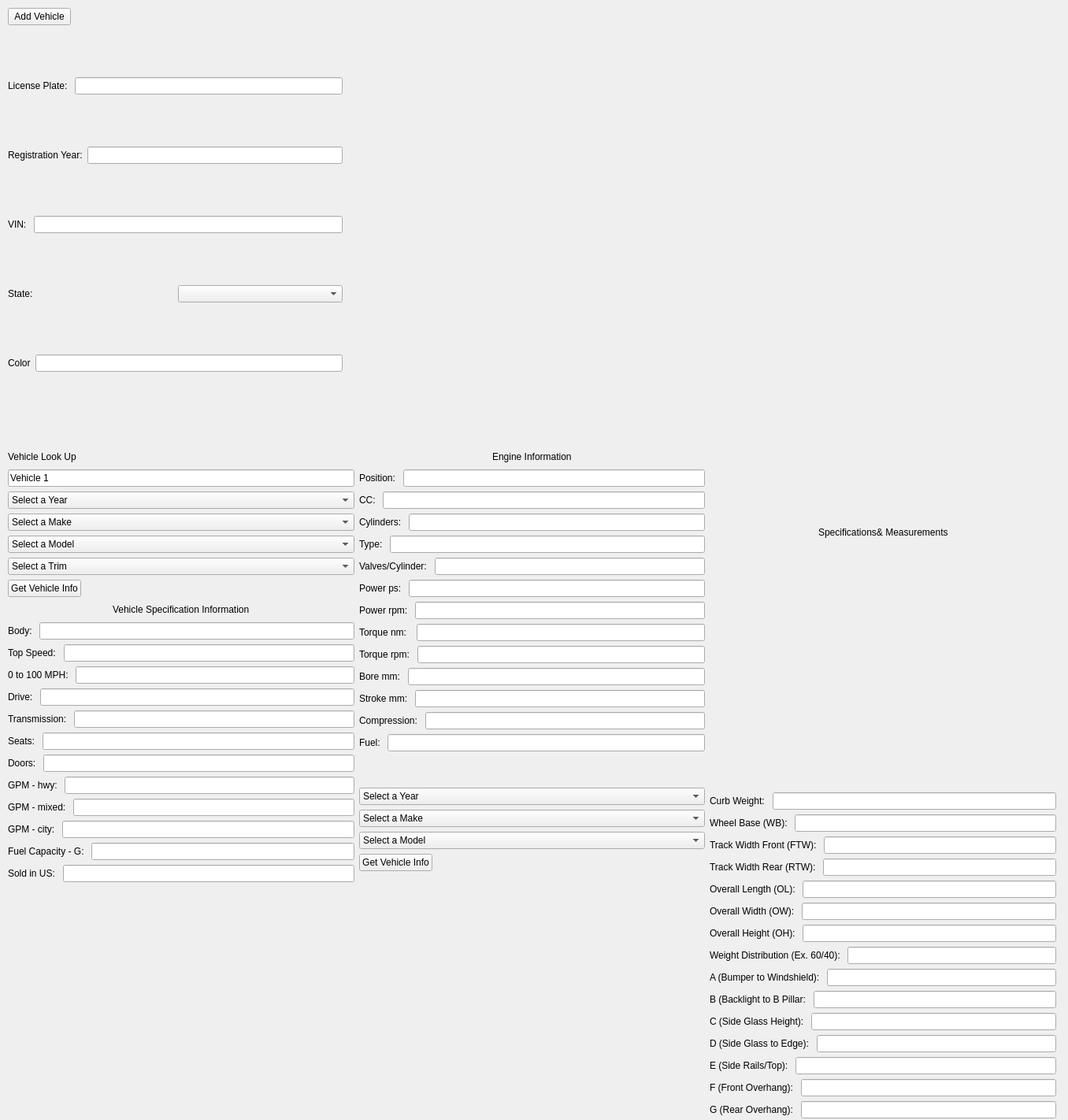
<?xml version="1.0" encoding="UTF-8"?>
<ui version="4.0">
 <class>VehicleLookUp_UI</class>
 <widget class="QWidget" name="VehicleLookUp_UI">
  <property name="geometry">
   <rect>
    <x>0</x>
    <y>0</y>
    <width>1356</width>
    <height>1422</height>
   </rect>
  </property>
  <property name="minimumSize">
   <size>
    <width>0</width>
    <height>0</height>
   </size>
  </property>
  <property name="windowTitle">
   <string>Form</string>
  </property>
  <widget class="QWidget" name="verticalLayoutWidget_2">
   <property name="geometry">
    <rect>
     <x>10</x>
     <y>10</y>
     <width>1331</width>
     <height>526</height>
    </rect>
   </property>
   <layout class="QVBoxLayout" name="verticalLayout_3">
    <item>
     <layout class="QHBoxLayout" name="horizontalLayout_8">
      <item>
       <widget class="QPushButton" name="AddVehicleButton">
        <property name="text">
         <string>Add Vehicle</string>
        </property>
       </widget>
      </item>
      <item>
       <spacer name="horizontalSpacer_2">
        <property name="orientation">
         <enum>Qt::Horizontal</enum>
        </property>
        <property name="sizeHint" stdset="0">
         <size>
          <width>40</width>
          <height>20</height>
         </size>
        </property>
       </spacer>
      </item>
     </layout>
    </item>
    <item>
     <layout class="QHBoxLayout" name="horizontalLayout_2">
      <item>
       <layout class="QVBoxLayout" name="verticalLayout_2">
        <item>
         <layout class="QHBoxLayout" name="horizontalLayout_3">
          <item>
           <widget class="QLabel" name="LicensePlate">
            <property name="text">
             <string>License Plate: </string>
            </property>
           </widget>
          </item>
          <item>
           <widget class="QLineEdit" name="LicensePlateLineEdit"/>
          </item>
         </layout>
        </item>
        <item>
         <layout class="QHBoxLayout" name="horizontalLayout_4">
          <item>
           <widget class="QLabel" name="RegistrationYear">
            <property name="text">
             <string>Registration Year:</string>
            </property>
           </widget>
          </item>
          <item>
           <widget class="QLineEdit" name="RegistrationYearLineEdit"/>
          </item>
         </layout>
        </item>
        <item>
         <layout class="QHBoxLayout" name="horizontalLayout_5">
          <item>
           <widget class="QLabel" name="VIN">
            <property name="text">
             <string>VIN: </string>
            </property>
           </widget>
          </item>
          <item>
           <widget class="QLineEdit" name="VINLineEdit"/>
          </item>
         </layout>
        </item>
        <item>
         <layout class="QHBoxLayout" name="horizontalLayout_6">
          <item>
           <widget class="QLabel" name="State">
            <property name="text">
             <string>State: </string>
            </property>
           </widget>
          </item>
          <item>
           <widget class="QComboBox" name="StateComboBox"/>
          </item>
         </layout>
        </item>
        <item>
         <layout class="QHBoxLayout" name="horizontalLayout_7">
          <item>
           <widget class="QLabel" name="Color">
            <property name="text">
             <string>Color</string>
            </property>
           </widget>
          </item>
          <item>
           <widget class="QLineEdit" name="ColorLineEdit"/>
          </item>
         </layout>
        </item>
       </layout>
      </item>
      <item>
       <widget class="VehicleWeights" name="VehicleModelWidget" native="true">
        <property name="minimumSize">
         <size>
          <width>900</width>
          <height>485</height>
         </size>
        </property>
       </widget>
      </item>
     </layout>
    </item>
   </layout>
  </widget>
  <widget class="QWidget" name="horizontalLayoutWidget_24">
   <property name="geometry">
    <rect>
     <x>10</x>
     <y>570</y>
     <width>1331</width>
     <height>850</height>
    </rect>
   </property>
   <layout class="QHBoxLayout" name="horizontalLayout_24">
    <item>
     <layout class="QVBoxLayout" name="verticalLayout_6">
      <item>
       <layout class="QVBoxLayout" name="verticalLayout_4">
        <item>
         <layout class="QHBoxLayout" name="horizontalLayout_9">
          <item>
           <widget class="QLabel" name="VehicleLookUp">
            <property name="text">
             <string>Vehicle Look Up</string>
            </property>
           </widget>
          </item>
          <item>
           <spacer name="horizontalSpacer_3">
            <property name="orientation">
             <enum>Qt::Horizontal</enum>
            </property>
            <property name="sizeHint" stdset="0">
             <size>
              <width>40</width>
              <height>20</height>
             </size>
            </property>
           </spacer>
          </item>
         </layout>
        </item>
        <item>
         <widget class="QLineEdit" name="Vehicle1LineEdit">
          <property name="text">
           <string>Vehicle 1</string>
          </property>
         </widget>
        </item>
        <item>
         <widget class="QComboBox" name="YearComboBox">
          <item>
           <property name="text">
            <string>Select a Year</string>
           </property>
          </item>
         </widget>
        </item>
        <item>
         <widget class="QComboBox" name="SelectAMakeComboBox">
          <item>
           <property name="text">
            <string>Select a Make</string>
           </property>
          </item>
         </widget>
        </item>
        <item>
         <widget class="QComboBox" name="SelectAModelComboBox">
          <item>
           <property name="text">
            <string>Select a Model</string>
           </property>
          </item>
         </widget>
        </item>
        <item>
         <widget class="QComboBox" name="SelectATrimComboBox">
          <item>
           <property name="text">
            <string>Select a Trim</string>
           </property>
          </item>
         </widget>
        </item>
        <item>
         <layout class="QHBoxLayout" name="horizontalLayout_10">
          <item>
           <widget class="QPushButton" name="pushButton">
            <property name="text">
             <string>Get Vehicle Info</string>
            </property>
           </widget>
          </item>
          <item>
           <spacer name="horizontalSpacer_4">
            <property name="orientation">
             <enum>Qt::Horizontal</enum>
            </property>
            <property name="sizeHint" stdset="0">
             <size>
              <width>40</width>
              <height>20</height>
             </size>
            </property>
           </spacer>
          </item>
         </layout>
        </item>
       </layout>
      </item>
      <item>
       <layout class="QVBoxLayout" name="verticalLayout_5">
        <item>
         <layout class="QHBoxLayout" name="horizontalLayout_11">
          <item>
           <spacer name="horizontalSpacer_5">
            <property name="orientation">
             <enum>Qt::Horizontal</enum>
            </property>
            <property name="sizeHint" stdset="0">
             <size>
              <width>40</width>
              <height>20</height>
             </size>
            </property>
           </spacer>
          </item>
          <item>
           <widget class="QLabel" name="VehicleSpecificationInformation">
            <property name="text">
             <string>Vehicle Specification Information</string>
            </property>
           </widget>
          </item>
          <item>
           <spacer name="horizontalSpacer_6">
            <property name="orientation">
             <enum>Qt::Horizontal</enum>
            </property>
            <property name="sizeHint" stdset="0">
             <size>
              <width>40</width>
              <height>20</height>
             </size>
            </property>
           </spacer>
          </item>
         </layout>
        </item>
        <item>
         <layout class="QHBoxLayout" name="horizontalLayout_12">
          <item>
           <widget class="QLabel" name="Body">
            <property name="text">
             <string>Body: </string>
            </property>
           </widget>
          </item>
          <item>
           <widget class="QLineEdit" name="BodyLineEdit"/>
          </item>
         </layout>
        </item>
        <item>
         <layout class="QHBoxLayout" name="horizontalLayout_13">
          <item>
           <widget class="QLabel" name="TopSpeed">
            <property name="text">
             <string>Top Speed: </string>
            </property>
           </widget>
          </item>
          <item>
           <widget class="QLineEdit" name="TopSpeedLineEdit"/>
          </item>
         </layout>
        </item>
        <item>
         <layout class="QHBoxLayout" name="horizontalLayout_14">
          <item>
           <widget class="QLabel" name="ZeroTo100MPH">
            <property name="text">
             <string>0 to 100 MPH: </string>
            </property>
           </widget>
          </item>
          <item>
           <widget class="QLineEdit" name="ZeroTo100MPHLineEdit"/>
          </item>
         </layout>
        </item>
        <item>
         <layout class="QHBoxLayout" name="horizontalLayout_15">
          <item>
           <widget class="QLabel" name="Drive">
            <property name="text">
             <string>Drive: </string>
            </property>
           </widget>
          </item>
          <item>
           <widget class="QLineEdit" name="DriveLineEdit"/>
          </item>
         </layout>
        </item>
        <item>
         <layout class="QHBoxLayout" name="horizontalLayout_16">
          <item>
           <widget class="QLabel" name="Transmission">
            <property name="text">
             <string>Transmission: </string>
            </property>
           </widget>
          </item>
          <item>
           <widget class="QLineEdit" name="TransmissionLineEdit"/>
          </item>
         </layout>
        </item>
        <item>
         <layout class="QHBoxLayout" name="horizontalLayout_17">
          <item>
           <widget class="QLabel" name="Seats">
            <property name="text">
             <string>Seats: </string>
            </property>
           </widget>
          </item>
          <item>
           <widget class="QLineEdit" name="SeatsLineEdit"/>
          </item>
         </layout>
        </item>
        <item>
         <layout class="QHBoxLayout" name="horizontalLayout_19">
          <item>
           <widget class="QLabel" name="Doors">
            <property name="text">
             <string>Doors: </string>
            </property>
           </widget>
          </item>
          <item>
           <widget class="QLineEdit" name="DoorsLineEdit"/>
          </item>
         </layout>
        </item>
        <item>
         <layout class="QHBoxLayout" name="horizontalLayout_20">
          <item>
           <widget class="QLabel" name="GPMHwy">
            <property name="text">
             <string>GPM - hwy: </string>
            </property>
           </widget>
          </item>
          <item>
           <widget class="QLineEdit" name="GPMHwyLineEdit"/>
          </item>
         </layout>
        </item>
        <item>
         <layout class="QHBoxLayout" name="horizontalLayout_18">
          <item>
           <widget class="QLabel" name="GPMMixed">
            <property name="text">
             <string>GPM - mixed: </string>
            </property>
           </widget>
          </item>
          <item>
           <widget class="QLineEdit" name="GPMMixedLineEdit"/>
          </item>
         </layout>
        </item>
        <item>
         <layout class="QHBoxLayout" name="horizontalLayout_21">
          <item>
           <widget class="QLabel" name="GPMCity">
            <property name="text">
             <string>GPM - city: </string>
            </property>
           </widget>
          </item>
          <item>
           <widget class="QLineEdit" name="GPMCityLineEdit"/>
          </item>
         </layout>
        </item>
        <item>
         <layout class="QHBoxLayout" name="horizontalLayout_22">
          <item>
           <widget class="QLabel" name="FuelCapacity">
            <property name="text">
             <string>Fuel Capacity - G: </string>
            </property>
           </widget>
          </item>
          <item>
           <widget class="QLineEdit" name="FuelCapacityLineEdit"/>
          </item>
         </layout>
        </item>
        <item>
         <layout class="QHBoxLayout" name="horizontalLayout_23">
          <item>
           <widget class="QLabel" name="SoldInUS">
            <property name="text">
             <string>Sold in US: </string>
            </property>
           </widget>
          </item>
          <item>
           <widget class="QLineEdit" name="SoldInUSLineEdit"/>
          </item>
         </layout>
        </item>
       </layout>
      </item>
      <item>
       <spacer name="verticalSpacer">
        <property name="orientation">
         <enum>Qt::Vertical</enum>
        </property>
        <property name="sizeHint" stdset="0">
         <size>
          <width>20</width>
          <height>40</height>
         </size>
        </property>
       </spacer>
      </item>
     </layout>
    </item>
    <item>
     <layout class="QVBoxLayout" name="verticalLayout_7">
      <item>
       <layout class="QHBoxLayout" name="horizontalLayout_25">
        <item>
         <spacer name="horizontalSpacer_7">
          <property name="orientation">
           <enum>Qt::Horizontal</enum>
          </property>
          <property name="sizeHint" stdset="0">
           <size>
            <width>40</width>
            <height>20</height>
           </size>
          </property>
         </spacer>
        </item>
        <item>
         <widget class="QLabel" name="EngineInformation">
          <property name="text">
           <string>Engine Information</string>
          </property>
         </widget>
        </item>
        <item>
         <spacer name="horizontalSpacer_8">
          <property name="orientation">
           <enum>Qt::Horizontal</enum>
          </property>
          <property name="sizeHint" stdset="0">
           <size>
            <width>40</width>
            <height>20</height>
           </size>
          </property>
         </spacer>
        </item>
       </layout>
      </item>
      <item>
       <layout class="QHBoxLayout" name="horizontalLayout_26">
        <item>
         <widget class="QLabel" name="Position">
          <property name="text">
           <string>Position: </string>
          </property>
         </widget>
        </item>
        <item>
         <widget class="QLineEdit" name="PositionLineEdit"/>
        </item>
       </layout>
      </item>
      <item>
       <layout class="QHBoxLayout" name="horizontalLayout_28">
        <item>
         <widget class="QLabel" name="CC">
          <property name="text">
           <string>CC: </string>
          </property>
         </widget>
        </item>
        <item>
         <widget class="QLineEdit" name="CCLineEdit"/>
        </item>
       </layout>
      </item>
      <item>
       <layout class="QHBoxLayout" name="horizontalLayout_30">
        <item>
         <widget class="QLabel" name="Cylinders">
          <property name="text">
           <string>Cylinders: </string>
          </property>
         </widget>
        </item>
        <item>
         <widget class="QLineEdit" name="CylindersLineEdit"/>
        </item>
       </layout>
      </item>
      <item>
       <layout class="QHBoxLayout" name="horizontalLayout_27">
        <item>
         <widget class="QLabel" name="Type">
          <property name="text">
           <string>Type: </string>
          </property>
         </widget>
        </item>
        <item>
         <widget class="QLineEdit" name="TypeLineEdit"/>
        </item>
       </layout>
      </item>
      <item>
       <layout class="QHBoxLayout" name="horizontalLayout_29">
        <item>
         <widget class="QLabel" name="ValvesPerCylinder">
          <property name="text">
           <string>Valves/Cylinder: </string>
          </property>
         </widget>
        </item>
        <item>
         <widget class="QLineEdit" name="ValvesPerCylinderLineEdit"/>
        </item>
       </layout>
      </item>
      <item>
       <layout class="QHBoxLayout" name="horizontalLayout_31">
        <item>
         <widget class="QLabel" name="PowerPS">
          <property name="text">
           <string>Power ps: </string>
          </property>
         </widget>
        </item>
        <item>
         <widget class="QLineEdit" name="PowerPSLineEdit"/>
        </item>
       </layout>
      </item>
      <item>
       <layout class="QHBoxLayout" name="horizontalLayout_32">
        <item>
         <widget class="QLabel" name="PowerRPM">
          <property name="text">
           <string>Power rpm: </string>
          </property>
         </widget>
        </item>
        <item>
         <widget class="QLineEdit" name="PowerRPMLineEdit"/>
        </item>
       </layout>
      </item>
      <item>
       <layout class="QHBoxLayout" name="horizontalLayout_33">
        <item>
         <widget class="QLabel" name="TorqueNM">
          <property name="text">
           <string>Torque nm:  </string>
          </property>
         </widget>
        </item>
        <item>
         <widget class="QLineEdit" name="TorqueNMLineEdit"/>
        </item>
       </layout>
      </item>
      <item>
       <layout class="QHBoxLayout" name="horizontalLayout_34">
        <item>
         <widget class="QLabel" name="TorqueRPM">
          <property name="text">
           <string>Torque rpm: </string>
          </property>
         </widget>
        </item>
        <item>
         <widget class="QLineEdit" name="TorqueRPMLineEdit"/>
        </item>
       </layout>
      </item>
      <item>
       <layout class="QHBoxLayout" name="horizontalLayout_35">
        <item>
         <widget class="QLabel" name="BoreMM">
          <property name="text">
           <string>Bore mm: </string>
          </property>
         </widget>
        </item>
        <item>
         <widget class="QLineEdit" name="BoreMMLineEdit"/>
        </item>
       </layout>
      </item>
      <item>
       <layout class="QHBoxLayout" name="horizontalLayout_36">
        <item>
         <widget class="QLabel" name="StrokeMM">
          <property name="text">
           <string>Stroke mm: </string>
          </property>
         </widget>
        </item>
        <item>
         <widget class="QLineEdit" name="StrokeMMLineEdit"/>
        </item>
       </layout>
      </item>
      <item>
       <layout class="QHBoxLayout" name="horizontalLayout_37">
        <item>
         <widget class="QLabel" name="Compression">
          <property name="text">
           <string>Compression: </string>
          </property>
         </widget>
        </item>
        <item>
         <widget class="QLineEdit" name="CompressionLineEdit"/>
        </item>
       </layout>
      </item>
      <item>
       <layout class="QHBoxLayout" name="horizontalLayout_38">
        <item>
         <widget class="QLabel" name="Fuel">
          <property name="text">
           <string>Fuel: </string>
          </property>
         </widget>
        </item>
        <item>
         <widget class="QLineEdit" name="FuelLineEdit"/>
        </item>
       </layout>
      </item>
      <item>
       <spacer name="verticalSpacer_3">
        <property name="orientation">
         <enum>Qt::Vertical</enum>
        </property>
        <property name="sizeType">
         <enum>QSizePolicy::Fixed</enum>
        </property>
        <property name="sizeHint" stdset="0">
         <size>
          <width>15</width>
          <height>40</height>
         </size>
        </property>
       </spacer>
      </item>
      <item>
       <widget class="QComboBox" name="CVS_YearComboBox">
        <item>
         <property name="text">
          <string>Select a Year</string>
         </property>
        </item>
       </widget>
      </item>
      <item>
       <widget class="QComboBox" name="CVS_MakeComboBox">
        <item>
         <property name="text">
          <string>Select a Make</string>
         </property>
        </item>
       </widget>
      </item>
      <item>
       <widget class="QComboBox" name="CVS_ModelComboBox">
        <item>
         <property name="text">
          <string>Select a Model</string>
         </property>
        </item>
       </widget>
      </item>
      <item alignment="Qt::AlignLeft">
       <widget class="QPushButton" name="pushButton_2">
        <property name="text">
         <string>Get Vehicle Info</string>
        </property>
       </widget>
      </item>
      <item>
       <spacer name="verticalSpacer_2">
        <property name="orientation">
         <enum>Qt::Vertical</enum>
        </property>
        <property name="sizeHint" stdset="0">
         <size>
          <width>20</width>
          <height>40</height>
         </size>
        </property>
       </spacer>
      </item>
     </layout>
    </item>
    <item>
     <layout class="QVBoxLayout" name="verticalLayout_8">
      <item>
       <layout class="QHBoxLayout" name="horizontalLayout_39">
        <item>
         <spacer name="horizontalSpacer_9">
          <property name="orientation">
           <enum>Qt::Horizontal</enum>
          </property>
          <property name="sizeHint" stdset="0">
           <size>
            <width>40</width>
            <height>20</height>
           </size>
          </property>
         </spacer>
        </item>
        <item>
         <widget class="QLabel" name="SpecificationsMeasurements">
          <property name="text">
           <string>Specifications&amp; Measurements</string>
          </property>
         </widget>
        </item>
        <item>
         <spacer name="horizontalSpacer_10">
          <property name="orientation">
           <enum>Qt::Horizontal</enum>
          </property>
          <property name="sizeHint" stdset="0">
           <size>
            <width>40</width>
            <height>20</height>
           </size>
          </property>
         </spacer>
        </item>
       </layout>
      </item>
      <item>
       <layout class="QHBoxLayout" name="horizontalLayout_41">
        <item>
         <spacer name="horizontalSpacer_11">
          <property name="orientation">
           <enum>Qt::Horizontal</enum>
          </property>
          <property name="sizeHint" stdset="0">
           <size>
            <width>40</width>
            <height>20</height>
           </size>
          </property>
         </spacer>
        </item>
        <item>
         <widget class="QLabel" name="VehicleDimensions">
          <property name="text">
           <string/>
          </property>
          <property name="pixmap">
           <pixmap>Vehicle Dimensions-01.png</pixmap>
          </property>
          <property name="scaledContents">
           <bool>false</bool>
          </property>
         </widget>
        </item>
        <item>
         <spacer name="horizontalSpacer_12">
          <property name="orientation">
           <enum>Qt::Horizontal</enum>
          </property>
          <property name="sizeHint" stdset="0">
           <size>
            <width>40</width>
            <height>20</height>
           </size>
          </property>
         </spacer>
        </item>
       </layout>
      </item>
      <item>
       <layout class="QHBoxLayout" name="horizontalLayout_42">
        <item>
         <widget class="QLabel" name="CurbWeight">
          <property name="text">
           <string>Curb Weight: </string>
          </property>
         </widget>
        </item>
        <item>
         <widget class="QLineEdit" name="CurbWeightLineEdit">
          <property name="inputMask">
           <string/>
          </property>
          <property name="maxLength">
           <number>32767</number>
          </property>
          <property name="placeholderText">
           <string/>
          </property>
         </widget>
        </item>
       </layout>
      </item>
      <item>
       <layout class="QHBoxLayout" name="horizontalLayout_43">
        <item>
         <widget class="QLabel" name="WB">
          <property name="text">
           <string>Wheel Base (WB): </string>
          </property>
         </widget>
        </item>
        <item>
         <widget class="QLineEdit" name="WBLineEdit"/>
        </item>
       </layout>
      </item>
      <item>
       <layout class="QHBoxLayout" name="horizontalLayout_44">
        <item>
         <widget class="QLabel" name="FTW">
          <property name="text">
           <string>Track Width Front (FTW): </string>
          </property>
         </widget>
        </item>
        <item>
         <widget class="QLineEdit" name="FTWLineEdit"/>
        </item>
       </layout>
      </item>
      <item>
       <layout class="QHBoxLayout" name="horizontalLayout_45">
        <item>
         <widget class="QLabel" name="RTW">
          <property name="text">
           <string>Track Width Rear (RTW): </string>
          </property>
         </widget>
        </item>
        <item>
         <widget class="QLineEdit" name="RTWLineEdit"/>
        </item>
       </layout>
      </item>
      <item>
       <layout class="QHBoxLayout" name="horizontalLayout_46">
        <item>
         <widget class="QLabel" name="OL">
          <property name="text">
           <string>Overall Length (OL): </string>
          </property>
         </widget>
        </item>
        <item>
         <widget class="QLineEdit" name="OLLineEdit"/>
        </item>
       </layout>
      </item>
      <item>
       <layout class="QHBoxLayout" name="horizontalLayout_47">
        <item>
         <widget class="QLabel" name="OW">
          <property name="text">
           <string>Overall Width (OW): </string>
          </property>
         </widget>
        </item>
        <item>
         <widget class="QLineEdit" name="OWLineEdit"/>
        </item>
       </layout>
      </item>
      <item>
       <layout class="QHBoxLayout" name="horizontalLayout_48">
        <item>
         <widget class="QLabel" name="OH">
          <property name="text">
           <string>Overall Height (OH): </string>
          </property>
         </widget>
        </item>
        <item>
         <widget class="QLineEdit" name="OHLineEdit"/>
        </item>
       </layout>
      </item>
      <item>
       <layout class="QHBoxLayout" name="horizontalLayout_49">
        <item>
         <widget class="QLabel" name="WeightDistribution">
          <property name="text">
           <string>Weight Distribution (Ex. 60/40): </string>
          </property>
         </widget>
        </item>
        <item>
         <widget class="QLineEdit" name="WeightDistributionLineEdit"/>
        </item>
       </layout>
      </item>
      <item>
       <layout class="QHBoxLayout" name="horizontalLayout_50">
        <item>
         <widget class="QLabel" name="A">
          <property name="text">
           <string>A (Bumper to Windshield): </string>
          </property>
         </widget>
        </item>
        <item>
         <widget class="QLineEdit" name="ALineEdit"/>
        </item>
       </layout>
      </item>
      <item>
       <layout class="QHBoxLayout" name="horizontalLayout_51">
        <item>
         <widget class="QLabel" name="B">
          <property name="text">
           <string>B (Backlight to B Pillar: </string>
          </property>
         </widget>
        </item>
        <item>
         <widget class="QLineEdit" name="BLineEdit"/>
        </item>
       </layout>
      </item>
      <item>
       <layout class="QHBoxLayout" name="horizontalLayout_52">
        <item>
         <widget class="QLabel" name="C">
          <property name="text">
           <string>C (Side Glass Height): </string>
          </property>
         </widget>
        </item>
        <item>
         <widget class="QLineEdit" name="CLineEdit"/>
        </item>
       </layout>
      </item>
      <item>
       <layout class="QHBoxLayout" name="horizontalLayout_53">
        <item>
         <widget class="QLabel" name="D">
          <property name="text">
           <string>D (Side Glass to Edge): </string>
          </property>
         </widget>
        </item>
        <item>
         <widget class="QLineEdit" name="DLineEdit"/>
        </item>
       </layout>
      </item>
      <item>
       <layout class="QHBoxLayout" name="horizontalLayout_54">
        <item>
         <widget class="QLabel" name="E">
          <property name="text">
           <string>E (Side Rails/Top): </string>
          </property>
         </widget>
        </item>
        <item>
         <widget class="QLineEdit" name="ELineEdit"/>
        </item>
       </layout>
      </item>
      <item>
       <layout class="QHBoxLayout" name="horizontalLayout_55">
        <item>
         <widget class="QLabel" name="F">
          <property name="text">
           <string>F (Front Overhang): </string>
          </property>
         </widget>
        </item>
        <item>
         <widget class="QLineEdit" name="FLineEdit"/>
        </item>
       </layout>
      </item>
      <item>
       <layout class="QHBoxLayout" name="horizontalLayout_56">
        <item>
         <widget class="QLabel" name="G">
          <property name="text">
           <string>G (Rear Overhang): </string>
          </property>
         </widget>
        </item>
        <item>
         <widget class="QLineEdit" name="GLineEdit"/>
        </item>
       </layout>
      </item>
     </layout>
    </item>
   </layout>
  </widget>
 </widget>
 <customwidgets>
  <customwidget>
   <class>VehicleWeights</class>
   <extends>QWidget</extends>
   <header>vehicleweights.h</header>
   <container>1</container>
  </customwidget>
 </customwidgets>
 <resources/>
 <connections/>
</ui>
